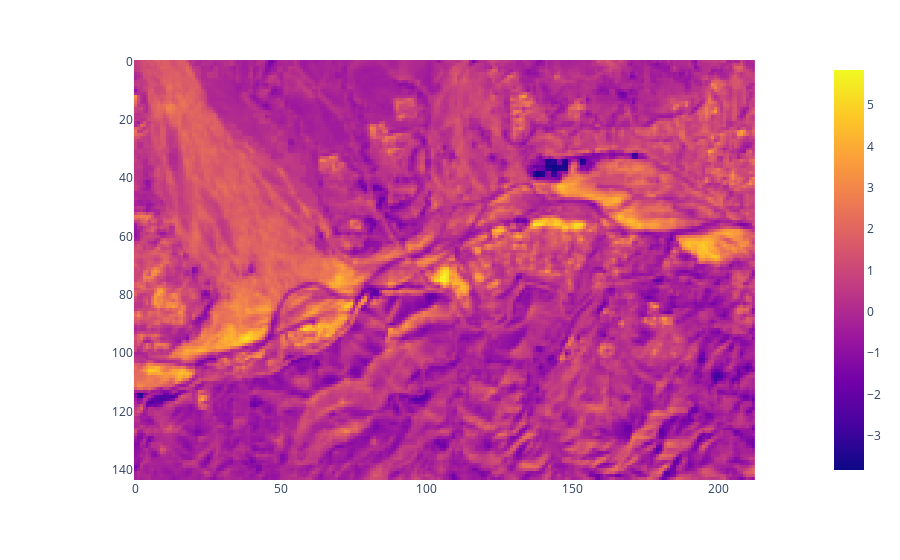

Notebook cell for this chart:
### Code cell
px.imshow(reshaped_encoded.T.reshape(timesteps, rows, cols)[0])

### Figure 1 — Plotly figure (JSON) as saved in the notebook; plotly's stock layout.template omitted (floating-point values rounded to 4 significant figures; data arrays with more than 128 entries replaced by an {"elided": "..."} marker saying what was removed)
{"data": [{"coloraxis": "coloraxis", "hovertemplate": "x: %{x}<br>y: %{y}<br>color: %{z}<extra></extra>", "name": "0", "type": "heatmap", "xaxis": "x", "yaxis": "y", "z": {"elided": "144x213 float values"}}], "layout": {"coloraxis": {"colorscale": [[0, "#0d0887"], [0.1111, "#46039f"], [0.2222, "#7201a8"], [0.3333, "#9c179e"], [0.4444, "#bd3786"], [0.5556, "#d8576b"], [0.6667, "#ed7953"], [0.7778, "#fb9f3a"], [0.8889, "#fdca26"], [1, "#f0f921"]]}, "margin": {"t": 60}, "xaxis": {"anchor": "y", "constrain": "domain", "domain": [0, 1], "scaleanchor": "y"}, "yaxis": {"anchor": "x", "autorange": "reversed", "constrain": "domain", "domain": [0, 1]}}}
